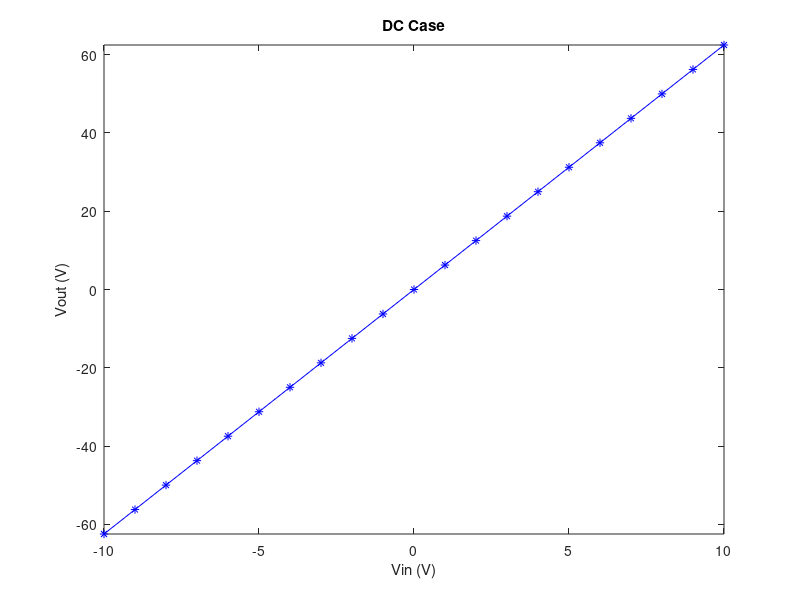
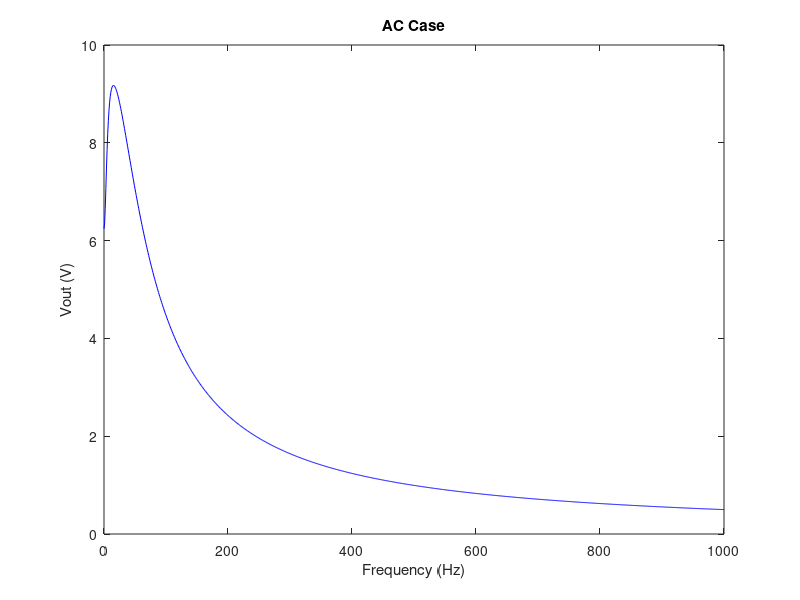
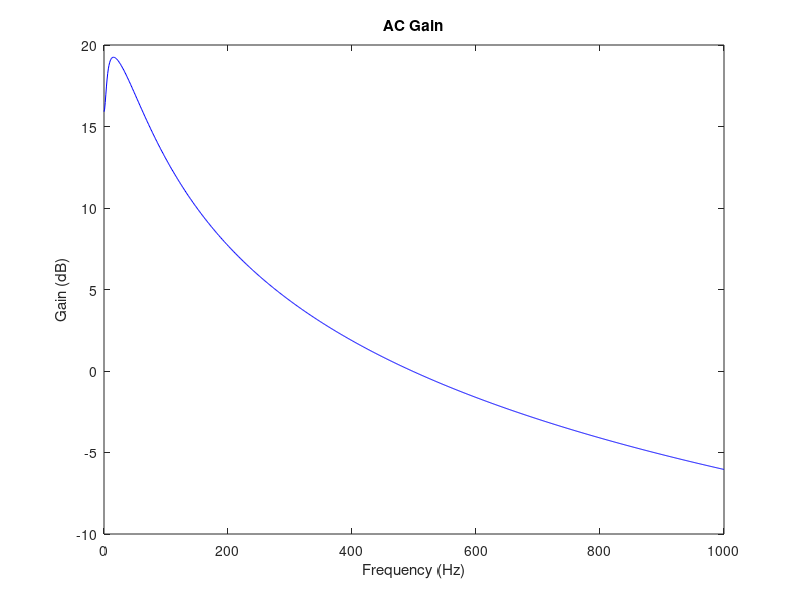

These figures' MATLAB source, in order: (Note: this script raises an error after producing the figures.)
R1 = 1;
cap = 0.25;
R2 = 2;
L = 0.2;
R3 = 10;
alpha = 100;
R4 = 0.1;
R0 = 1000;

%{ 
Unknowns:

V1
V2
V3
V4
V0
IL

%}

G = [1 0 0 0 0 0;
    1/R1 ((-1/R1)-(1/R2)) 0 0 0 -1;
    0 0 -1/R3 0 0 1;
    0 0 -alpha/R3 1 0 0;
    0 0 (-alpha*R0)/R3 0 (1+R0) 0;
    0 -1 1 0 0 0];

C = [0 0 0 0 0 0;
    cap -cap 0 0 0 0;
    0 0 0 0 0 0;
    0 0 0 0 0 0;
    0 0 0 0 0 0;
    0 0 0 0 0 L];

%a) DC Case
counter = 1;
vout = zeros(21,1);
for loop = -10:10
    F = [loop 0 0 0 0 0];
    V = G\F';
    vout(counter) = V(5);
    counter = counter + 1;
end

vin = linspace(-10,10,21);

figure(1)
plot(vin,vout,'-*b')
xlabel('Vin (V)')
ylabel('Vout (V)')
title('DC Case')
xlim([-10,10])
ylim([min(vout),max(vout)])

%b) AC Case
w = linspace(0,1000,1001);
voutAC = zeros(1001,1);
F = [1 0 0 0 0 0];
for loop = 1:1001
acMatrix = G + (1i*w(loop)*C);
V = acMatrix\F';
voutAC(loop) = V(5); 
end

magV = abs(voutAC);

figure(2)
plot(w,magV,'b')
xlabel('Frequency (Hz)')
ylabel('Vout (V)')
title('AC Case')

gain = 20*log10(magV);

figure(3)
plot(w,gain,'b')
xlabel('Frequency (Hz)')
ylabel('Gain (dB)')
title('AC Gain')

%c) Pertubations of C
miu = cap;
std = 0.05;
w = pi;
cVector = linspace(0.01,0.5,50);
cProb = (1/(std*sqrt(2*pi)))*exp(-0.5*(((cVector-miu)./std).^2));
cProb = cProb*10;

start = 1;
probVector = zeros(round(sum(cProb)),1);
for loop = 1:length(cProb)
    prob = round(cProb(loop));
    if(prob==1)
        probVector(start) = cVector(loop);
        start = start + 1;
    elseif(prob>1)
        stop = start + prob - 1;
        probVector(start:stop) = cVector(loop);
        start = stop + 1;
    end
end    

probVector = probVector(randperm(length(probVector)));
clear gain V voutAC magV
gain = zeros(1000,1);

for time = 1:1000
    index = randperm(length(probVector),1);
    newCap = probVector(index);
    
    C = [0 0 0 0 0 0;
    newCap -newCap 0 0 0 0;
    0 0 0 0 0 0;
    0 0 0 0 0 0;
    0 0 0 0 0 0;
    0 0 0 0 0 L];
    
    acMatrix = G + (1i*w*C);
    V = acMatrix\F';
    voutAC = V(5); 
    magV = abs(voutAC);
    gain(time) = 20*log10(magV);
    
    figure(4)
    histogram(gain(1:time),50,'FaceColor','b')
    xlabel('Gain (dB)')
    ylabel('Counts')
    title('Histogram of Gain with Pertubations of C')
    
    pause(0.01)
end